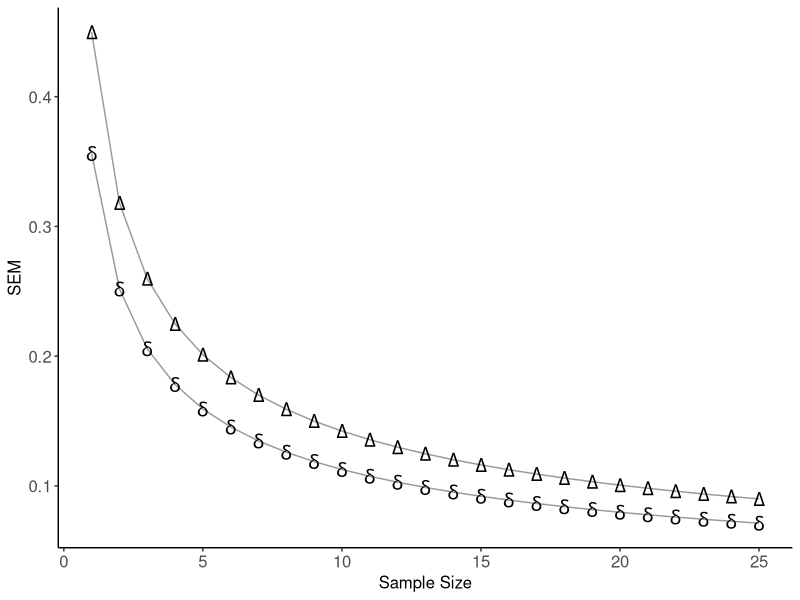
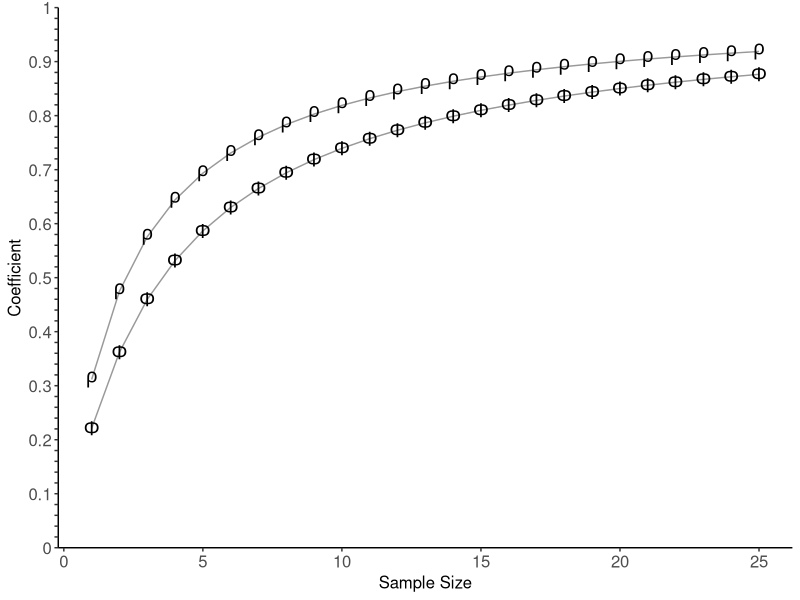

These figures' R source, in order:
library(tidyverse)
library(lme4)

## Functions
SumSquare <- function(x) {
  sum((x)^2)
}

# TABLE 2.2. Synthetic Data Set No. 1 and the p x i Design
dat <- tribble(
  ~Person, ~I1, ~I2, ~I3, ~I4, ~I5, ~I6, ~I7, ~I8, ~I9, ~I10, ~I11, ~I12,
  1,1,0,1,0,0,0,0,0,0,0,0,0,
  2,1,1,1,0,0,1,0,0,0,0,0,0,
  3,1,1,1,1,1,0,0,0,0,0,0,0,
  4,1,1,0,1,1,0,0,1,0,0,0,0,
  5,1,1,1,1,1,0,1,0,0,0,0,0,
  6,1,1,1,0,1,1,1,0,0,0,0,0,
  7,1,1,1,1,1,1,1,0,0,0,0,0,
  8,1,1,1,1,0,1,1,1,1,1,0,0,
  9,1,1,1,1,1,1,1,1,1,1,1,0,
  10,1,1,1,1,1,1,1,1,1,1,1,1
)
write.csv(dat, file = "SyntheticDataSetNo1.csv", row.names = FALSE)
n_i = 12
n_p = 10
## Grant mean Bar_X
BarX <- mean(unlist(dat[, 2:13]))
## mean scores for person BarXp
BarXp <- rowMeans(dat[-1])
## mean scores for item BarXi
BarXi <- colMeans(dat[-1])

## Sum of square for persons: SS_p
(SS_p <- n_i * SumSquare(BarXp - BarX))
## Mean square for persons: MS_p
(MS_p <- SS_p / (n_p - 1))
## Sum of square for items: SS_i
(SS_i <- n_p * SumSquare(BarXi - BarX))
## Mean square for item: MS_i
(MS_i <- SS_i / (n_i - 1))
## Sum of square for item X person interaction
X = as.matrix(dat[-1])
(SS_pi <- SumSquare(unlist(sweep(X - BarXp, 2, BarXi) + BarX)))
(MS_pi <- SS_pi / ((n_i-1)*(n_p-1)))

# Variance components
## variance component for persons
(SigmaSqr_p = (MS_p - MS_pi) / n_i)
## variance component for item
(SigmaSqr_i = (MS_i - MS_pi) / n_p)
## variance component for item X person
(SigmaSqr_pi = MS_pi) # 0.1268519
(SigmaSqr_total = var(as.vector(X)))

## Comparison: linear mixed model (same as Brennan's formula) ----------------------------------------
##     grp       vcov
## 1     Item 0.07542093
## 2 Person 0.05740748
## 3 Residual 0.12685183 ---> Brennan: Person X Item interaction
dat_long <- dat |> 
  pivot_longer(starts_with("I"), names_to = "Item", values_to = "Score")
VarCorMatrix <- VarCorr(lmer(Score ~ (1|Person) + (1|Item), dat_long))
VarCorMatrix |> as.data.frame() |> select(grp, vcov)


# Error Variance ----------------------------------------------------------
## d-study sample size
n_i_prime = n_i
(SigmaSqr_I = SigmaSqr_i / n_i_prime)
(SigmaSqr_pI = SigmaSqr_pi / n_i_prime)

## Absolute error variance
(SigmaSqr_Delta = SigmaSqr_I + SigmaSqr_pI)
## Relative error variance
(SigmaSqr_delta = SigmaSqr_pI)



# Reliability Coefficients ------------------------------------------------
### generalizability coefficient: Eq. 2.39 
(rho <- SigmaSqr_p / (SigmaSqr_p + SigmaSqr_delta))
### d-study coefficient: Eq. 2.41 
(Phi <- SigmaSqr_p / (SigmaSqr_p + SigmaSqr_Delta))



# Visualization -----------------------------------------------------------
gtheoryCoef <- function(dat, n) {
  ## transform wide to long
  dat_long <- dat |> 
    pivot_longer(starts_with("I"), names_to = "Item", values_to = "Score")
  VarCorMatrix <- VarCorr(lmer(Score ~ (1|Person) + (1|Item), dat_long))
  ## Extract component
  VarCorTable <-  VarCorMatrix |> as.data.frame() 
  SigmaSqr_i <- VarCorTable |> filter(grp == "Item") |> pull(vcov)
  SigmaSqr_p <- VarCorTable |> filter(grp == "Person") |> pull(vcov)
  SigmaSqr_pi <- VarCorTable |> filter(grp == "Residual") |> pull(vcov)
  
  SigmaSqr_I = SigmaSqr_i / n
  SigmaSqr_pI = SigmaSqr_pi / n
  
  ## Absolute error variance
  SigmaSqr_Delta = SigmaSqr_I + SigmaSqr_pI
  ## Relative error variance
  SigmaSqr_delta = SigmaSqr_pI
  
  data.frame(
    N = n,
    SigmaSqr_I = SigmaSqr_I,
    SigmaSqr_p = SigmaSqr_p,
    SigmaSqr_pI = SigmaSqr_pI,
    SigmaSqr_Delta = SigmaSqr_Delta, 
    SigmaSqr_delta = SigmaSqr_delta, 
    rho = SigmaSqr_p / (SigmaSqr_p + SigmaSqr_delta),
    Phi = SigmaSqr_p / (SigmaSqr_p + SigmaSqr_Delta)
  )
}

DstudyCoefPlot <- Reduce(rbind, map(1:25, \(n) gtheoryCoef(dat = dat, n = n)) )

## Table 2.4. D study sample size X SEM
ggplot(DstudyCoefPlot) +
  geom_line(aes(x = N, y = sqrt(SigmaSqr_Delta)), alpha = 0.4) +
  geom_text(aes(x = N, y = sqrt(SigmaSqr_Delta)), label = "Delta", parse = TRUE, size = 5) +
  geom_line(aes(x = N, y = sqrt(SigmaSqr_delta)), alpha = 0.4) +
  geom_text(aes(x = N, y = sqrt(SigmaSqr_delta)), label = "delta", parse = TRUE, size = 5) +
  labs(x = "Sample Size", y = "SEM") +
  scale_y_continuous(breaks = seq(0, 1, 0.1)) +
  theme_classic() +
  theme(
    text = element_text(size = 12),
    axis.text.x = element_text(size = 12),
    axis.text.y = element_text(size = 12)
  ) 

## Table 2.4. D study sample size X Coefficient
ticks = seq(0, 1, 0.02)
labels_point = seq(0, 1, 0.1)
ylabels = rep("", length(ticks))
for (i in seq(ticks)) {
  if (as.character(ticks[i]) %in% as.character(labels_point)) {
    ylabels[i] = ticks[i]
  }
}

ggplot(DstudyCoefPlot) +
  geom_line(aes(x = N, y = rho), alpha = 0.4) +
  geom_text(aes(x = N, y = rho), label = "rho", parse = TRUE, size = 5) +
  geom_line(aes(x = N, y = Phi), alpha = 0.4) +
  geom_text(aes(x = N, y = Phi), label = "Phi", parse = TRUE, size = 5) +
  labs(x = "Sample Size", y = "Coefficient") +
  scale_y_continuous(breaks = ticks,
                     limits = c(0, 1),
                     expand = c(0, 0),
                     labels = ylabels) +
  theme_classic() +
  theme(
    text = element_text(size = 12),
    axis.text.x = element_text(size = 12),
    axis.text.y = element_text(size = 12)
  ) 


# 2.4 Nested Design ---------------------------------------------------------
dat2 <- tribble(
  ~Person, ~I1, ~I2, ~I3, ~I4, ~I5, ~I6, ~I7, ~I8,
  1, 2, 6, 7, 5, 2, 5, 5, 5, 
  2, 4, 5, 6, 7, 6, 7, 5, 7, 
  3, 5, 5, 4, 6, 5, 4, 5, 5, 
  4, 5, 9, 8, 6, 5, 7, 7, 6, 
  5, 4, 3, 5, 6, 4, 5, 6, 4, 
  6, 4, 4, 4, 7, 6, 4, 7, 8, 
  7, 2, 6, 6, 5, 2, 7, 7, 5, 
  8, 3, 4, 4, 5, 6, 6, 6, 4, 
  9, 0, 5, 4, 5, 5, 5, 5, 3,
  10, 6, 8, 7, 6, 6, 8, 8, 6
)
write.csv(dat2, file = "Brennan.2.4.nested.csv", row.names = FALSE)
(BarX <- mean(unlist(dat2[-1])))
(BarXi <- colMeans(dat2[-1]))
(BarXp <- rowMeans(dat2[-1]))

## Table 2.9 Variance components
n_p = 10; n_i = 8
(SS_p = n_i*SumSquare(BarXp)-n_p*n_i*BarX^2)
(SS_i.p = SumSquare(dat2[-1]) - n_i*SumSquare(BarXp))
MS_p = SS_p / (n_p - 1)
MS_i.p = SS_i.p / ((n_i - 1)*n_p)
SigmaSqr_p = (MS_p - MS_i.p) / n_i
SigmaSqr_i.p = MS_i.p

### Error variances
## dstudy sample size
n_i_prime = c(4, 8)
(SigmaSqr_I.p = SigmaSqr_i.p / n_i_prime)

## Absolute/Relative error variance
(SigmaSqr_Delta = SigmaSqr_delta = SigmaSqr_I.p)
(SigmaSqr_BarX = SigmaSqr_p / 10 + SigmaSqr_i.p / (10 * n_i_prime))

## Coefficients
(SigmaSqr_p / (SigmaSqr_p + SigmaSqr_Delta))

#------------#
# Comparison: lme4
#------------#
dat2_long <- dat2 |> 
  pivot_longer(starts_with("I"), 
               names_to = "Item",
               values_to = "Score") |> 
  mutate(
    Person = factor(Person, levels = 1:10))

lmeFit <- lmer(
  Score ~ (1 | Person),
  data = dat2_long, REML = TRUE
)
VarCorr(lmeFit) |> as.data.frame()
